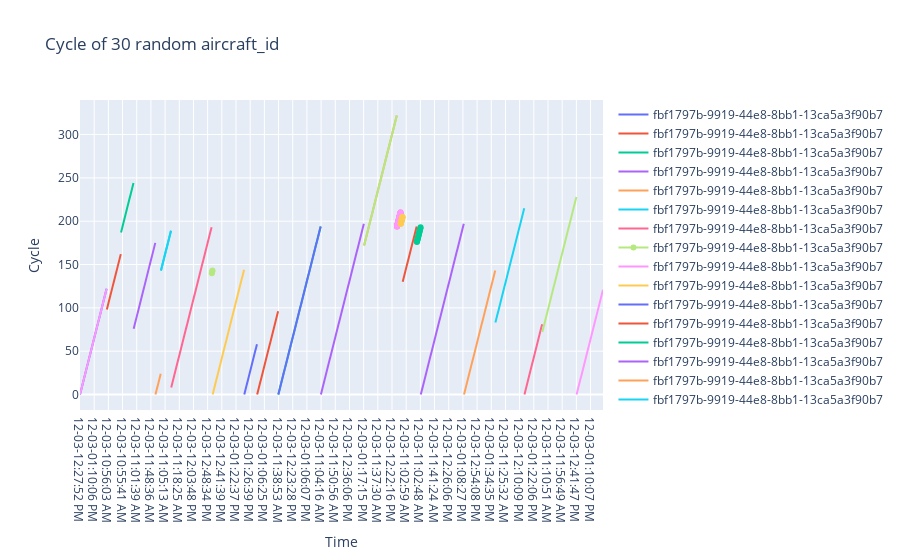

The notebook cell this image was saved under:
### Code cell
data = []
for aircraft_id in np.random.choice(df['aircraft_id'].unique(), 30):
    asset_df = df[(df['aircraft_id'] == aircraft_id)]

    data.append(go.Scatter(
        x = asset_df['time'].dt.strftime(date_format='%m-%d-%r').values,
        y = asset_df['cicle'].values,
        name = asset
    ))
layout = go.Layout(dict(title = "Cycle of 30 random aircraft_id",
                  xaxis = dict(title = 'Time'),
                  yaxis = dict(title = 'Cycle'),
                  ),legend=dict(
                orientation="v"))
py.iplot(dict(data=data, layout=layout), filename='basic-line')
